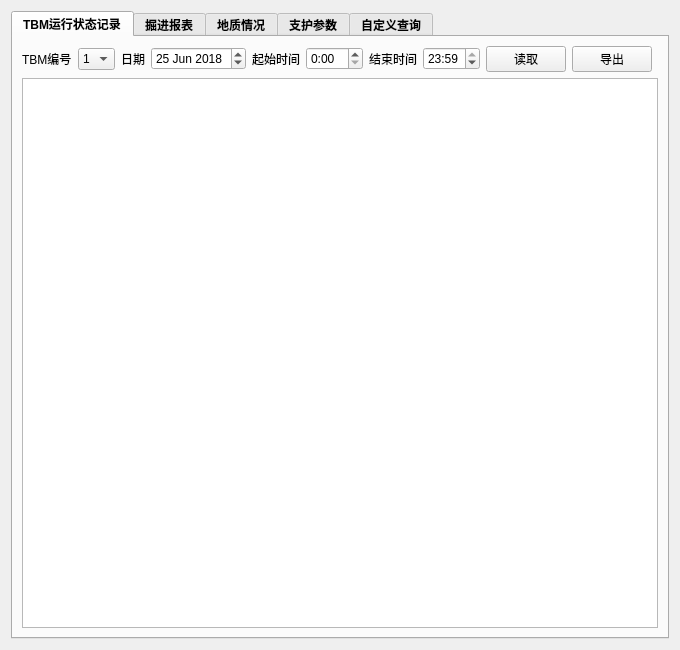
<?xml version="1.0" encoding="UTF-8"?>
<ui version="4.0">
 <class>Query_SubWidget</class>
 <widget class="QWidget" name="Query_SubWidget">
  <property name="geometry">
   <rect>
    <x>0</x>
    <y>0</y>
    <width>680</width>
    <height>650</height>
   </rect>
  </property>
  <property name="windowTitle">
   <string>数据查询</string>
  </property>
  <layout class="QVBoxLayout" name="verticalLayout">
   <item>
    <widget class="QTabWidget" name="tabWidget_2">
     <property name="font">
      <font>
       <pointsize>9</pointsize>
       <weight>75</weight>
       <bold>true</bold>
      </font>
     </property>
     <property name="currentIndex">
      <number>0</number>
     </property>
     <widget class="QWidget" name="tab_6">
      <attribute name="title">
       <string>TBM运行状态记录</string>
      </attribute>
      <layout class="QVBoxLayout" name="verticalLayout_26">
       <item>
        <layout class="QHBoxLayout" name="horizontalLayout_15">
         <item>
          <widget class="QLabel" name="label_105">
           <property name="font">
            <font>
             <pointsize>9</pointsize>
             <weight>50</weight>
             <bold>false</bold>
            </font>
           </property>
           <property name="text">
            <string>TBM编号</string>
           </property>
          </widget>
         </item>
         <item>
          <widget class="QComboBox" name="boringRecord_TBMID_ComboBox">
           <property name="maximumSize">
            <size>
             <width>40</width>
             <height>16777215</height>
            </size>
           </property>
           <property name="font">
            <font>
             <pointsize>9</pointsize>
             <weight>50</weight>
             <bold>false</bold>
            </font>
           </property>
           <item>
            <property name="text">
             <string>1</string>
            </property>
           </item>
          </widget>
         </item>
         <item>
          <widget class="QLabel" name="label_59">
           <property name="font">
            <font>
             <pointsize>9</pointsize>
             <weight>50</weight>
             <bold>false</bold>
            </font>
           </property>
           <property name="text">
            <string>日期</string>
           </property>
          </widget>
         </item>
         <item>
          <widget class="QDateEdit" name="boringRecord_DateEdit">
           <property name="font">
            <font>
             <pointsize>9</pointsize>
             <weight>50</weight>
             <bold>false</bold>
            </font>
           </property>
           <property name="dateTime">
            <datetime>
             <hour>0</hour>
             <minute>0</minute>
             <second>0</second>
             <year>2018</year>
             <month>6</month>
             <day>25</day>
            </datetime>
           </property>
          </widget>
         </item>
         <item>
          <widget class="QLabel" name="label_60">
           <property name="font">
            <font>
             <pointsize>9</pointsize>
             <weight>50</weight>
             <bold>false</bold>
            </font>
           </property>
           <property name="text">
            <string>起始时间</string>
           </property>
          </widget>
         </item>
         <item>
          <widget class="QDateTimeEdit" name="boringRecord_StartTime_DateTimeEdit">
           <property name="font">
            <font>
             <pointsize>9</pointsize>
             <weight>50</weight>
             <bold>false</bold>
            </font>
           </property>
           <property name="displayFormat">
            <string>H:mm</string>
           </property>
          </widget>
         </item>
         <item>
          <widget class="QLabel" name="label_61">
           <property name="font">
            <font>
             <pointsize>9</pointsize>
             <weight>50</weight>
             <bold>false</bold>
            </font>
           </property>
           <property name="text">
            <string>结束时间</string>
           </property>
          </widget>
         </item>
         <item>
          <widget class="QDateTimeEdit" name="boringRecord_EndTime_DateTimeEdit">
           <property name="font">
            <font>
             <pointsize>9</pointsize>
             <weight>50</weight>
             <bold>false</bold>
            </font>
           </property>
           <property name="time">
            <time>
             <hour>23</hour>
             <minute>59</minute>
             <second>0</second>
            </time>
           </property>
           <property name="displayFormat">
            <string>H:mm</string>
           </property>
          </widget>
         </item>
         <item>
          <widget class="QPushButton" name="boringRecord_Query_PushButton">
           <property name="font">
            <font>
             <pointsize>9</pointsize>
             <weight>50</weight>
             <bold>false</bold>
            </font>
           </property>
           <property name="text">
            <string>读取</string>
           </property>
          </widget>
         </item>
         <item>
          <widget class="QPushButton" name="boringRecord_Export_PushButton">
           <property name="font">
            <font>
             <pointsize>9</pointsize>
             <weight>50</weight>
             <bold>false</bold>
            </font>
           </property>
           <property name="text">
            <string>导出</string>
           </property>
          </widget>
         </item>
         <item>
          <spacer name="horizontalSpacer_3">
           <property name="orientation">
            <enum>Qt::Horizontal</enum>
           </property>
           <property name="sizeHint" stdset="0">
            <size>
             <width>40</width>
             <height>20</height>
            </size>
           </property>
          </spacer>
         </item>
        </layout>
       </item>
       <item>
        <widget class="QTableView" name="boringRecord_TableView"/>
       </item>
      </layout>
     </widget>
     <widget class="QWidget" name="tab_7">
      <attribute name="title">
       <string>掘进报表</string>
      </attribute>
      <layout class="QVBoxLayout" name="verticalLayout_27">
       <item>
        <layout class="QHBoxLayout" name="horizontalLayout_16">
         <item>
          <widget class="QLabel" name="label_106">
           <property name="font">
            <font>
             <pointsize>9</pointsize>
             <weight>50</weight>
             <bold>false</bold>
            </font>
           </property>
           <property name="text">
            <string>TBM编号</string>
           </property>
          </widget>
         </item>
         <item>
          <widget class="QComboBox" name="dailyReport_TBMID_ComboBox">
           <property name="maximumSize">
            <size>
             <width>40</width>
             <height>16777215</height>
            </size>
           </property>
           <property name="font">
            <font>
             <pointsize>9</pointsize>
             <weight>50</weight>
             <bold>false</bold>
            </font>
           </property>
           <item>
            <property name="text">
             <string>1</string>
            </property>
           </item>
          </widget>
         </item>
         <item>
          <widget class="QLabel" name="label_62">
           <property name="font">
            <font>
             <pointsize>9</pointsize>
             <weight>50</weight>
             <bold>false</bold>
            </font>
           </property>
           <property name="text">
            <string>日期</string>
           </property>
          </widget>
         </item>
         <item>
          <widget class="QDateEdit" name="dailyReport_DateEdit">
           <property name="font">
            <font>
             <pointsize>9</pointsize>
             <weight>50</weight>
             <bold>false</bold>
            </font>
           </property>
           <property name="dateTime">
            <datetime>
             <hour>0</hour>
             <minute>0</minute>
             <second>0</second>
             <year>2018</year>
             <month>6</month>
             <day>25</day>
            </datetime>
           </property>
          </widget>
         </item>
         <item>
          <widget class="QPushButton" name="dailyReport_Query_PushButton">
           <property name="font">
            <font>
             <pointsize>9</pointsize>
             <weight>50</weight>
             <bold>false</bold>
            </font>
           </property>
           <property name="text">
            <string>读取</string>
           </property>
          </widget>
         </item>
         <item>
          <widget class="QPushButton" name="dailyReport_Export_PushButton">
           <property name="font">
            <font>
             <pointsize>9</pointsize>
             <weight>50</weight>
             <bold>false</bold>
            </font>
           </property>
           <property name="text">
            <string>导出</string>
           </property>
          </widget>
         </item>
         <item>
          <spacer name="horizontalSpacer_4">
           <property name="orientation">
            <enum>Qt::Horizontal</enum>
           </property>
           <property name="sizeHint" stdset="0">
            <size>
             <width>40</width>
             <height>20</height>
            </size>
           </property>
          </spacer>
         </item>
        </layout>
       </item>
       <item>
        <widget class="QTableView" name="tableView_2"/>
       </item>
      </layout>
     </widget>
     <widget class="QWidget" name="tab_8">
      <attribute name="title">
       <string>地质情况</string>
      </attribute>
      <layout class="QVBoxLayout" name="verticalLayout_28">
       <item>
        <layout class="QHBoxLayout" name="horizontalLayout_17">
         <item>
          <widget class="QLabel" name="label_63">
           <property name="font">
            <font>
             <pointsize>9</pointsize>
             <weight>50</weight>
             <bold>false</bold>
            </font>
           </property>
           <property name="text">
            <string>起始桩号</string>
           </property>
          </widget>
         </item>
         <item>
          <widget class="QSpinBox" name="geology_StartMileage_SpinBox">
           <property name="minimumSize">
            <size>
             <width>80</width>
             <height>0</height>
            </size>
           </property>
           <property name="font">
            <font>
             <pointsize>9</pointsize>
             <weight>50</weight>
             <bold>false</bold>
            </font>
           </property>
          </widget>
         </item>
         <item>
          <widget class="QLabel" name="label_64">
           <property name="font">
            <font>
             <pointsize>9</pointsize>
             <weight>50</weight>
             <bold>false</bold>
            </font>
           </property>
           <property name="text">
            <string>结束桩号</string>
           </property>
          </widget>
         </item>
         <item>
          <widget class="QSpinBox" name="geology_EndMileage_SpinBox">
           <property name="minimumSize">
            <size>
             <width>80</width>
             <height>0</height>
            </size>
           </property>
           <property name="font">
            <font>
             <pointsize>9</pointsize>
             <weight>50</weight>
             <bold>false</bold>
            </font>
           </property>
          </widget>
         </item>
         <item>
          <widget class="QPushButton" name="geology_Query_PushButton">
           <property name="font">
            <font>
             <pointsize>9</pointsize>
             <weight>50</weight>
             <bold>false</bold>
            </font>
           </property>
           <property name="text">
            <string>读取</string>
           </property>
          </widget>
         </item>
         <item>
          <widget class="QPushButton" name="geology_Export_PushButton">
           <property name="font">
            <font>
             <pointsize>9</pointsize>
             <weight>50</weight>
             <bold>false</bold>
            </font>
           </property>
           <property name="text">
            <string>导出</string>
           </property>
          </widget>
         </item>
         <item>
          <spacer name="horizontalSpacer_5">
           <property name="orientation">
            <enum>Qt::Horizontal</enum>
           </property>
           <property name="sizeHint" stdset="0">
            <size>
             <width>40</width>
             <height>20</height>
            </size>
           </property>
          </spacer>
         </item>
        </layout>
       </item>
       <item>
        <widget class="QTableView" name="tableView_3"/>
       </item>
      </layout>
     </widget>
     <widget class="QWidget" name="tab_9">
      <attribute name="title">
       <string>支护参数</string>
      </attribute>
      <layout class="QHBoxLayout" name="horizontalLayout_18" stretch="4,6">
       <item>
        <layout class="QVBoxLayout" name="verticalLayout_33" stretch="1,2,1,2,1,4">
         <item>
          <layout class="QHBoxLayout" name="horizontalLayout_19">
           <item>
            <widget class="QLabel" name="label_65">
             <property name="font">
              <font>
               <pointsize>9</pointsize>
               <weight>50</weight>
               <bold>false</bold>
              </font>
             </property>
             <property name="text">
              <string>支护类型</string>
             </property>
            </widget>
           </item>
           <item>
            <widget class="QComboBox" name="support_Type_ComboBox">
             <property name="font">
              <font>
               <pointsize>9</pointsize>
               <weight>50</weight>
               <bold>false</bold>
              </font>
             </property>
             <item>
              <property name="text">
               <string>IVa型</string>
              </property>
             </item>
            </widget>
           </item>
           <item>
            <spacer name="horizontalSpacer_6">
             <property name="orientation">
              <enum>Qt::Horizontal</enum>
             </property>
             <property name="sizeHint" stdset="0">
              <size>
               <width>40</width>
               <height>20</height>
              </size>
             </property>
            </spacer>
           </item>
          </layout>
         </item>
         <item>
          <widget class="QGroupBox" name="groupBox_6">
           <property name="font">
            <font>
             <pointsize>9</pointsize>
             <weight>50</weight>
             <bold>false</bold>
            </font>
           </property>
           <property name="title">
            <string>锚杆</string>
           </property>
           <layout class="QGridLayout" name="gridLayout_13" columnstretch="2,4,2,4">
            <item row="0" column="0">
             <widget class="QLabel" name="label_66">
              <property name="text">
               <string>型号</string>
              </property>
             </widget>
            </item>
            <item row="0" column="2">
             <widget class="QLabel" name="label_67">
              <property name="text">
               <string>长度</string>
              </property>
             </widget>
            </item>
            <item row="0" column="3">
             <widget class="QLineEdit" name="support_BoltLength_LineEdit">
              <property name="text">
               <string>2.5~3.0  m</string>
              </property>
              <property name="readOnly">
               <bool>true</bool>
              </property>
             </widget>
            </item>
            <item row="1" column="0">
             <widget class="QLabel" name="label_68">
              <property name="text">
               <string>环向间距</string>
              </property>
             </widget>
            </item>
            <item row="1" column="1">
             <widget class="QLineEdit" name="support_BoltHoopSpacing_LineEdit">
              <property name="text">
               <string>1.2~1.5  m</string>
              </property>
              <property name="readOnly">
               <bool>true</bool>
              </property>
             </widget>
            </item>
            <item row="1" column="2">
             <widget class="QLabel" name="label_69">
              <property name="text">
               <string>纵向间距</string>
              </property>
             </widget>
            </item>
            <item row="1" column="3">
             <widget class="QLineEdit" name="support_BoltLongiSpacing_LineEdit">
              <property name="text">
               <string>1.2~1.5  m</string>
              </property>
              <property name="readOnly">
               <bool>true</bool>
              </property>
             </widget>
            </item>
            <item row="0" column="1">
             <widget class="QLineEdit" name="support_BoltType_LineEdit">
              <property name="text">
               <string>φ25</string>
              </property>
              <property name="readOnly">
               <bool>true</bool>
              </property>
             </widget>
            </item>
            <item row="2" column="0">
             <widget class="QLabel" name="label_70">
              <property name="text">
               <string>布设范围</string>
              </property>
             </widget>
            </item>
            <item row="2" column="1">
             <widget class="QLineEdit" name="support_BoltRange_LineEdit">
              <property name="text">
               <string>180°</string>
              </property>
              <property name="readOnly">
               <bool>true</bool>
              </property>
             </widget>
            </item>
           </layout>
          </widget>
         </item>
         <item>
          <widget class="QGroupBox" name="groupBox_7">
           <property name="font">
            <font>
             <pointsize>9</pointsize>
             <weight>50</weight>
             <bold>false</bold>
            </font>
           </property>
           <property name="title">
            <string>拱架</string>
           </property>
           <layout class="QGridLayout" name="gridLayout_14" columnstretch="2,4,2,4">
            <item row="0" column="0">
             <widget class="QLabel" name="label_107">
              <property name="text">
               <string>型号</string>
              </property>
             </widget>
            </item>
            <item row="0" column="1">
             <widget class="QLineEdit" name="support_ArchModel_LineEdit">
              <property name="text">
               <string>HW125</string>
              </property>
              <property name="readOnly">
               <bool>true</bool>
              </property>
             </widget>
            </item>
            <item row="0" column="2">
             <widget class="QLabel" name="label_108">
              <property name="text">
               <string>间距</string>
              </property>
             </widget>
            </item>
            <item row="0" column="3">
             <widget class="QLineEdit" name="support_ArchSpacing_LineEdit">
              <property name="text">
               <string>1.2~1.5  m</string>
              </property>
              <property name="readOnly">
               <bool>true</bool>
              </property>
             </widget>
            </item>
           </layout>
          </widget>
         </item>
         <item>
          <widget class="QGroupBox" name="groupBox_18">
           <property name="font">
            <font>
             <pointsize>9</pointsize>
             <weight>50</weight>
             <bold>false</bold>
            </font>
           </property>
           <property name="title">
            <string>喷射混凝土</string>
           </property>
           <layout class="QGridLayout" name="gridLayout_15" columnstretch="2,4,2,4">
            <item row="0" column="0">
             <widget class="QLabel" name="label_109">
              <property name="text">
               <string>钢筋网型号</string>
              </property>
             </widget>
            </item>
            <item row="0" column="1">
             <widget class="QLineEdit" name="support_NetModel_LineEdit">
              <property name="text">
               <string>φ8×φ8@200</string>
              </property>
              <property name="readOnly">
               <bool>true</bool>
              </property>
             </widget>
            </item>
            <item row="0" column="2">
             <widget class="QLabel" name="label_110">
              <property name="text">
               <string>钢筋网范围</string>
              </property>
             </widget>
            </item>
            <item row="0" column="3">
             <widget class="QLineEdit" name="support_NetRange_LineEdit">
              <property name="text">
               <string>180°</string>
              </property>
              <property name="readOnly">
               <bool>true</bool>
              </property>
             </widget>
            </item>
            <item row="1" column="0">
             <widget class="QLabel" name="label_111">
              <property name="text">
               <string>喷砼强度</string>
              </property>
             </widget>
            </item>
            <item row="1" column="1">
             <widget class="QLineEdit" name="support_ShotStrength_LineEdit">
              <property name="text">
               <string>C30</string>
              </property>
              <property name="readOnly">
               <bool>true</bool>
              </property>
             </widget>
            </item>
            <item row="1" column="2">
             <widget class="QLabel" name="label_112">
              <property name="text">
               <string>喷砼厚度</string>
              </property>
             </widget>
            </item>
            <item row="1" column="3">
             <widget class="QLineEdit" name="support_ShotThickness_LineEdit">
              <property name="text">
               <string>15  cm</string>
              </property>
              <property name="readOnly">
               <bool>true</bool>
              </property>
             </widget>
            </item>
            <item row="2" column="0">
             <widget class="QLabel" name="label_113">
              <property name="text">
               <string>是否应急喷</string>
              </property>
             </widget>
            </item>
            <item row="2" column="1">
             <widget class="QLineEdit" name="support_ShotInTime_LineEdit">
              <property name="text">
               <string>否</string>
              </property>
              <property name="readOnly">
               <bool>true</bool>
              </property>
             </widget>
            </item>
           </layout>
          </widget>
         </item>
         <item>
          <widget class="QGroupBox" name="groupBox_19">
           <property name="font">
            <font>
             <pointsize>9</pointsize>
             <weight>50</weight>
             <bold>false</bold>
            </font>
           </property>
           <property name="title">
            <string>衬砌</string>
           </property>
           <layout class="QGridLayout" name="gridLayout_16" columnstretch="2,4,2,4">
            <item row="0" column="1">
             <widget class="QLineEdit" name="support_LinerStrength_LineEdit">
              <property name="text">
               <string>C35</string>
              </property>
              <property name="readOnly">
               <bool>true</bool>
              </property>
             </widget>
            </item>
            <item row="0" column="0">
             <widget class="QLabel" name="label_114">
              <property name="text">
               <string>强度</string>
              </property>
             </widget>
            </item>
            <item row="0" column="2">
             <widget class="QLabel" name="label_115">
              <property name="text">
               <string>厚度</string>
              </property>
             </widget>
            </item>
            <item row="0" column="3">
             <widget class="QLineEdit" name="support_LinerThickness_LineEdit">
              <property name="text">
               <string>30  cm</string>
              </property>
              <property name="readOnly">
               <bool>true</bool>
              </property>
             </widget>
            </item>
           </layout>
          </widget>
         </item>
         <item>
          <widget class="QGroupBox" name="groupBox_20">
           <property name="font">
            <font>
             <pointsize>9</pointsize>
             <weight>50</weight>
             <bold>false</bold>
            </font>
           </property>
           <property name="title">
            <string>其他要求</string>
           </property>
           <layout class="QVBoxLayout" name="verticalLayout_36">
            <item>
             <widget class="QTextBrowser" name="support_OtherSupportRequest_TextBrowser"/>
            </item>
           </layout>
          </widget>
         </item>
        </layout>
       </item>
       <item>
        <widget class="QGroupBox" name="groupBox_21">
         <property name="font">
          <font>
           <pointsize>9</pointsize>
           <weight>50</weight>
           <bold>false</bold>
          </font>
         </property>
         <property name="title">
          <string>支护示意图</string>
         </property>
         <layout class="QVBoxLayout" name="verticalLayout_2">
          <property name="leftMargin">
           <number>0</number>
          </property>
          <property name="topMargin">
           <number>0</number>
          </property>
          <property name="rightMargin">
           <number>0</number>
          </property>
          <property name="bottomMargin">
           <number>0</number>
          </property>
          <item>
           <widget class="QLabel" name="supportLongitudinal_Label">
            <property name="text">
             <string/>
            </property>
           </widget>
          </item>
          <item>
           <widget class="QLabel" name="supportCrossSectional_Label">
            <property name="text">
             <string/>
            </property>
           </widget>
          </item>
         </layout>
        </widget>
       </item>
      </layout>
     </widget>
     <widget class="QWidget" name="tab_10">
      <attribute name="title">
       <string>自定义查询</string>
      </attribute>
      <layout class="QVBoxLayout" name="verticalLayout_35">
       <item>
        <layout class="QHBoxLayout" name="horizontalLayout_20">
         <item>
          <widget class="QLabel" name="label_116">
           <property name="font">
            <font>
             <pointsize>9</pointsize>
             <weight>50</weight>
             <bold>false</bold>
            </font>
           </property>
           <property name="text">
            <string>自定义查询语句(SQL)</string>
           </property>
          </widget>
         </item>
         <item>
          <widget class="QLineEdit" name="customQuery_SQL_LineEdit">
           <property name="font">
            <font>
             <pointsize>9</pointsize>
             <weight>50</weight>
             <bold>false</bold>
            </font>
           </property>
           <property name="text">
            <string>select * from daily_report</string>
           </property>
          </widget>
         </item>
         <item>
          <widget class="QPushButton" name="customQuery_Query_PushButton">
           <property name="font">
            <font>
             <pointsize>9</pointsize>
             <weight>50</weight>
             <bold>false</bold>
            </font>
           </property>
           <property name="text">
            <string>读取</string>
           </property>
          </widget>
         </item>
         <item>
          <widget class="QPushButton" name="customQuery_Export_PushButton">
           <property name="font">
            <font>
             <pointsize>9</pointsize>
             <weight>50</weight>
             <bold>false</bold>
            </font>
           </property>
           <property name="text">
            <string>导出</string>
           </property>
          </widget>
         </item>
        </layout>
       </item>
       <item>
        <widget class="QTableView" name="customQuery_TableView"/>
       </item>
      </layout>
     </widget>
    </widget>
   </item>
  </layout>
 </widget>
 <resources/>
 <connections/>
</ui>
